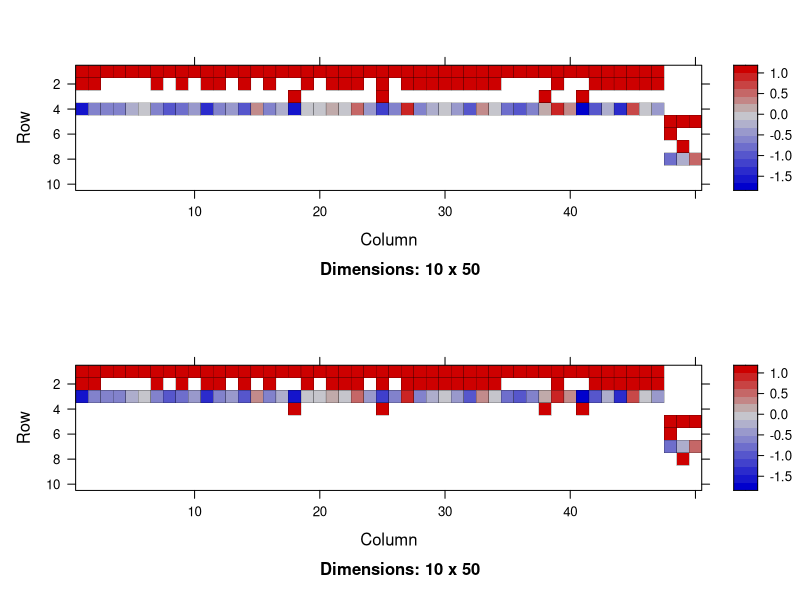
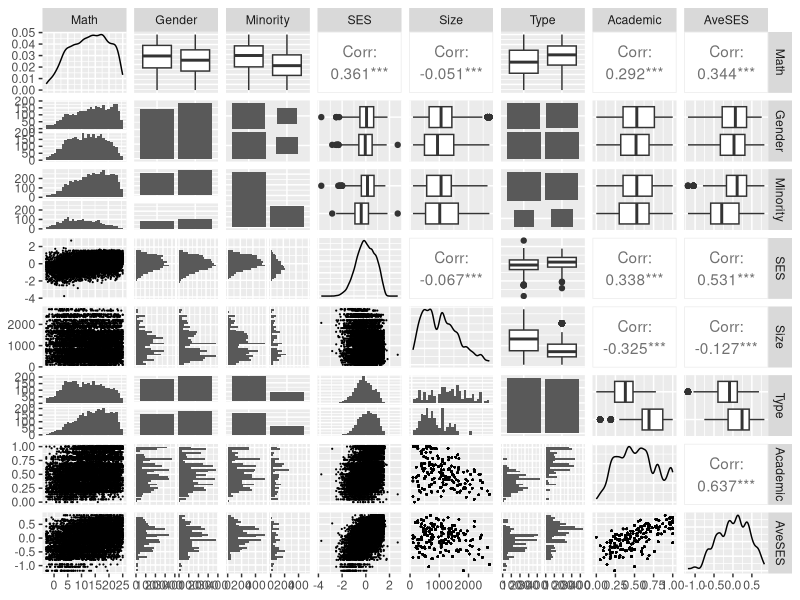

R code for these plots, in order:
## ---- chunk 1
library(lme4)
library(GGally)
library(glmmTMB)
th <- function(obj) getME(obj,"theta")
singParams <- function(obj) {
    gg <- th(obj)
    names(gg)[abs(gg)<1e-5]
}
## ---- chunk 2
data("MathAchSchool", package="nlme")
data("MathAchieve",package="nlme")
MathScoresAll <- merge(MathAchSchool,MathAchieve,
                       by="School")
## rename
names(MathScoresAll) <- c("School","Size","Type","Academic",
                          "D","H","AveSES","Minority","Gender","SES",
                          "Math","X")
MathScoresAll$sizeScaled <- scale(MathScoresAll$Size)
## reorder
MathScoresAll <- subset(MathScoresAll,
                        select=c(School,Math,Gender,Minority,
                                 SES,Size,Type,Academic,AveSES,
                                 sizeScaled))
## ---- chunk 3
fixedpars <- c("Gender","SES","Minority","sizeScaled",
               "Type","Academic","AveSES")
ranterms <- c("Gender","Minority","SES")
tmpf <- function(rord=1:3) {
    reformulate(c(fixedpars,
                  sprintf("(%s|School)",
                          paste(ranterms[rord],collapse="+"))),
                response="Math")
}
(form.A <- tmpf())
(form.B <- tmpf(c(1,3,2)))
## ---- chunk 4
math.lmerA <- lmer(form.A, data = MathScoresAll, REML=TRUE)
math.lmerB <- lmer(form.B, data = MathScoresAll, REML=TRUE)
## ---- chunk 5
## different log likelihoods (A is better)
logLik(math.lmerA)-logLik(math.lmerB)
singParams(math.lmerA)
singParams(math.lmerB)
## ---- chunk 6
math.lmerA.ML <- update(math.lmerA,REML=FALSE)
math.lmerB.ML <- update(math.lmerB,REML=FALSE)
## ---- chunk 7
logLik(math.lmerA.ML)-logLik(math.lmerB.ML) ## -2e-11
singParams(math.lmerA.ML)
singParams(math.lmerB.ML)
VarCorr(math.lmerA.ML)
VarCorr(math.lmerB.ML)
## ---- chunk 8
all.equal(sort(unname(th(math.lmerA.ML))),
          sort(unname(th(math.lmerB.ML))))
## ---- chunk 9
ff.A <- lFormula(form.A, data=MathScoresAll)
ff.B <- lFormula(form.B, data=MathScoresAll)
## ---- chunk 10
gridExtra::grid.arrange(image(ff.A$reTrms$Zt[1:10,1:50]),
                        image(ff.B$reTrms$Zt[1:10,1:50]))
all.equal(c(ff.A$fr),c(ff.B$fr))
all.equal(c(ff.A$X),c(ff.B$X))
## ---- chunk 11
math.tmbA <- glmmTMB(form.A, data = MathScoresAll)
math.tmbB <- glmmTMB(form.B, data = MathScoresAll)
## ---- chunk 12
logLik(math.tmbA)-logLik(math.tmbB)
VarCorr(math.tmbA)
VarCorr(math.tmbB)
## ---- chunk 13
nm0 <- subset(MathScoresAll,select=-c(School,sizeScaled))
ggpairs(nm0,
        lower = list(continuous = wrap("points", size = 0.1)),
        progress=FALSE)
